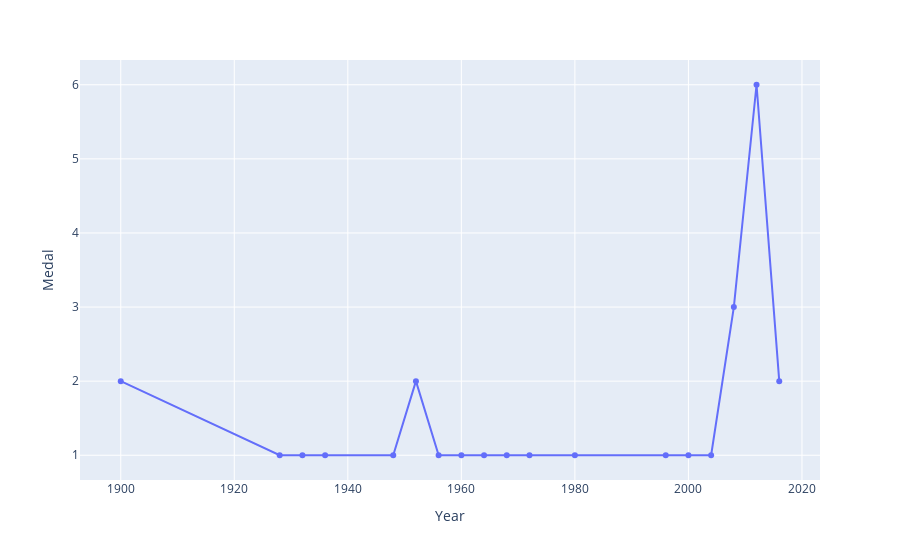

This figure's notebook cell:
### Code cell
fig = px.line(temp_df[temp_df['region']=='India'].groupby('Year').count()['Medal'].reset_index()
, x="Year", y="Medal", markers=True)
fig.show()

### Figure 1 — Plotly figure (JSON) as saved in the notebook; plotly's stock layout.template omitted (floating-point values rounded to 4 significant figures)
{"data": [{"hovertemplate": "Year=%{x}<br>Medal=%{y}<extra></extra>", "legendgroup": "", "line": {"color": "#636efa", "dash": "solid"}, "marker": {"symbol": "circle"}, "mode": "lines+markers", "name": "", "orientation": "v", "showlegend": false, "type": "scatter", "x": [1900, 1928, 1932, 1936, 1948, 1952, 1956, 1960, 1964, 1968, 1972, 1980, 1996, 2000, 2004, 2008, 2012, 2016], "xaxis": "x", "y": [2, 1, 1, 1, 1, 2, 1, 1, 1, 1, 1, 1, 1, 1, 1, 3, 6, 2], "yaxis": "y"}], "layout": {"legend": {"tracegroupgap": 0}, "margin": {"t": 60}, "xaxis": {"anchor": "y", "domain": [0, 1], "title": {"text": "Year"}}, "yaxis": {"anchor": "x", "domain": [0, 1], "title": {"text": "Medal"}}}}
